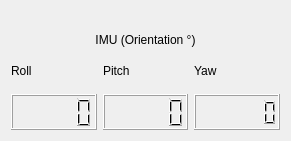
   <widget class="QWidget" name="verticalLayoutWidget_4">
    <property name="geometry">
     <rect>
      <x>350</x>
      <y>260</y>
      <width>291</width>
      <height>141</height>
     </rect>
    </property>
    <layout class="QVBoxLayout" name="IMULayout">
     <item>
      <widget class="QLabel" name="IMULabel">
       <property name="text">
        <string>IMU (Orientation °)</string>
       </property>
       <property name="alignment">
        <set>Qt::AlignBottom|Qt::AlignHCenter</set>
       </property>
      </widget>
     </item>
     <item>
      <layout class="QHBoxLayout" name="IMUHLayout">
       <item>
        <widget class="QLabel" name="XLabel0">
         <property name="text">
          <string>Roll</string>
         </property>
        </widget>
       </item>
       <item>
        <widget class="QLabel" name="YLabel0">
         <property name="text">
          <string>Pitch</string>
         </property>
        </widget>
       </item>
       <item>
        <widget class="QLabel" name="ZLabel0">
         <property name="text">
          <string>Yaw</string>
         </property>
        </widget>
       </item>
      </layout>
     </item>
     <item>
      <layout class="QHBoxLayout" name="IMU_DISP">
       <item>
        <widget class="QLCDNumber" name="X_DISP"/>
       </item>
       <item>
        <widget class="QLCDNumber" name="Y_DISP"/>
       </item>
       <item>
        <widget class="QLCDNumber" name="Z_DISP">
         <property name="digitCount">
          <number>6</number>
         </property>
        </widget>
       </item>
      </layout>
     </item>
    </layout>
   </widget>
